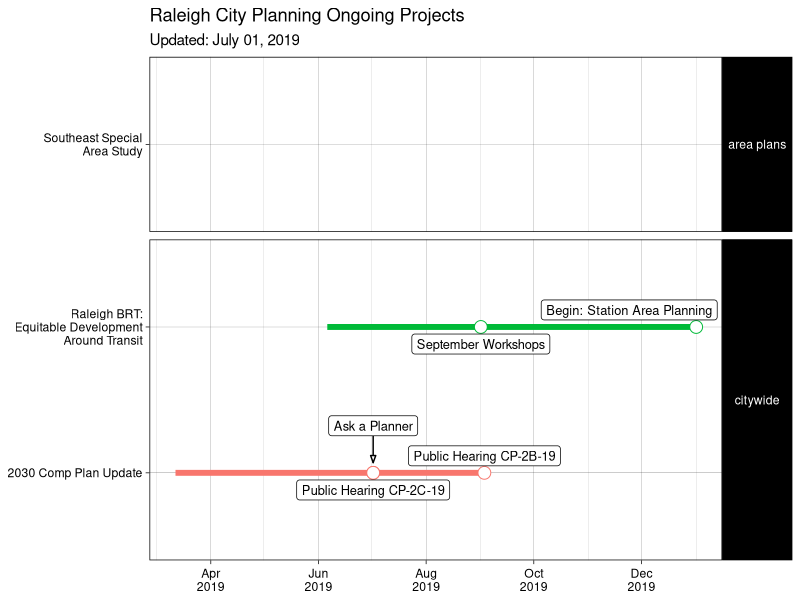

Reproduce this figure in R.
library("tidyverse")
library("lubridate") 
library("jsonlite")
library("ggrepel")


#vars----
wrap_len <- 21
date.updated <- ymd(20190701)

#functions----
fun_project <- function(project.name, last.updated,
                        project.type = c("citywide", "area plans", "corridor study", "other"), 
                        project.status = c("active", "implementation", "completed"),
                        start.date = NA, end.date = NA, 
                        url = NA) {
  df.out <- data.frame(project.name = project.name, 
                       project.type = project.type, 
                       project.status = project.status,
                       start.date = start.date, 
                       end.date = end.date,
                       last.updated = last.updated,
                       project.url = url, 
                       stringsAsFactors = FALSE)
  return(df.out)
}

fun_event <- function(event.name, project.name,
                      event.loc,
                      event.date, event.url = NA) {
  df.out <- data.frame(event.name = event.name, 
                       project.name = project.name, 
                       event.date = event.date, 
                       event.loc = event.loc,
                       event.url = event.url)
  return(df.out)
}


#data creation----
cityplanning.prj <- rbind(fun_project("2030 Comp Plan Update", 
                                      last.updated = date.updated, 
                                      "citywide", "active", 
                                      start.date = ymd(20190312), 
                                      end.date = ymd(20190903), 
                                      url = NA), 
                          fun_project("Raleigh BRT: Equitable Development Around Transit", 
                                      last.updated = date.updated, 
                                      "citywide", "active", 
                                      start.date = ymd(20190606), 
                                      end.date = ymd(20200101), 
                                      url = NA), 
                          fun_project("Bike Plan Update", date.updated, "citywide", 
                                      "implementation", 
                                      start.date = NA, 
                                      end.date = NA, 
                                      url = NA), 
                          fun_project("Southeast Special Area Study", 
                                      last.updated = date.updated, 
                                      "area plans", "active", 
                                      start.date = NA, 
                                      end.date = NA))
cityplanning.evnt <- rbind(fun_event("Ask a Planner", 
                                     "2030 Comp Plan Update", 
                                     "RMB 237", ymd(20190702)), 
                           fun_event("Public Hearing CP-2C-19", 
                                     "2030 Comp Plan Update", 
                                     "Council Chambers", ymd(20190702)), 
                           fun_event("Public Hearing CP-2B-19", 
                                     "2030 Comp Plan Update", 
                                     "Council Chambers", ymd(20190903)), 
                           fun_event("Begin: Station Area Planning", 
                                     "Raleigh BRT: Equitable Development Around Transit", 
                                     NA, ymd(20200101)), 
                           fun_event("September Workshops", 
                                     "Raleigh BRT: Equitable Development Around Transit", 
                                     NA, ymd(20190901)))

#tidy wrap long text strings
cityplanning.evnt$project.name <- str_wrap(cityplanning.evnt$project.name, width = wrap_len)
cityplanning.prj$project.name  <- str_wrap(cityplanning.prj$project.name, width = wrap_len) 

#tidy events
cityplanning.evnt <- inner_join(cityplanning.evnt, cityplanning.prj[!colnames(cityplanning.prj) %in% c("start.date", "end.date")])

cityplanning.prj <- cityplanning.prj[cityplanning.prj$project.status == "active",]
cityplanning.evnt<- cityplanning.evnt[cityplanning.evnt$project.status == "active",]
#plot----
ggplot() + 
  geom_vline(xintercept = Sys.Date(), color = "grey", 
             size = 1.25, linetype = 1)+
  geom_segment(data = cityplanning.prj, 
               size = 2.0,
               aes(x = start.date, xend = end.date, 
                   y = project.name,
                   yend = project.name, 
                   group = project.name, 
                   color = project.name)) +
  geom_point(data = cityplanning.evnt, 
             size = 4, shape = 21, fill = "white", 
             aes(x = event.date, 
                 y = project.name, 
                 color = project.name)) +
  geom_label_repel(data = cityplanning.evnt, 
                   fill = "white", 
                   size = 3.25,
                   min.segment.length = 0, point.padding = unit(0.325, "inches"),
                   arrow = arrow(angle = 20, type = "closed", unit(0.075, "inches")),
                   direction = "y", 
                   aes(x = event.date, 
                       y = project.name, 
                       label = event.name)) +
  scale_x_date(name = "Date", 
               date_breaks = "2 month", date_labels = "%b\n%Y", 
               date_minor_breaks = "1 month") +
  theme_linedraw() + 
  theme(strip.text.y = element_text(angle = 0),
        axis.text.x = element_text(angle = 0, hjust = 0.5, vjust = 0.5),
        #axis.text.y = element_blank(), 
        #axis.ticks.y = element_blank(), 
        axis.title = element_blank(),
        legend.position = "none") +
  facet_grid(project.type~.,  
             #margins = "project.name",
             space = "free_y", scales = "free_y") +
  labs(title = "Raleigh City Planning Ongoing Projects", 
       subtitle = paste("Updated:", format(date.updated, format = "%B %d, %Y")),
       color = "Project")

# #import city calendar from api----
# #http://data-ral.opendata.arcgis.com/datasets/public-meetings-calendar
# CORcalendar.api <- "https://opendata.arcgis.com/datasets/37d0fd6d45074ebcaf585e186cbab472_0.geojson"
# CORcal.json <- fromJSON(CORcalendar.api)
# 
# #convert to data.frame----
# corcaldf <- CORcal.json[["features"]][["properties"]]
# 
# #tidy datetime events----
# corcaldf$start_date <- ymd_hms(corcaldf$start_date, tz = "America/New_York") 
# corcaldf$end_date   <- ymd_hms(corcaldf$end_date, tz = "America/New_York") 
